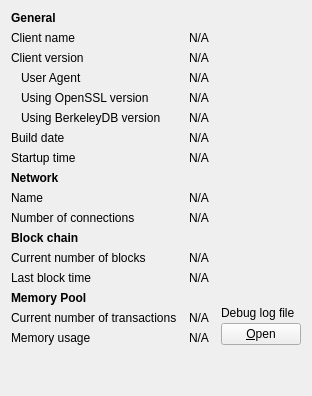
     <widget class="QWidget" name="tab_info">
      <attribute name="title">
       <string>&amp;Information</string>
      </attribute>
      <layout class="QGridLayout" name="gridLayout" columnstretch="0,1,0">
       <property name="horizontalSpacing">
        <number>12</number>
       </property>
       <item row="0" column="0">
        <widget class="QLabel" name="label_9">
         <property name="font">
          <font>
           <weight>75</weight>
           <bold>true</bold>
          </font>
         </property>
         <property name="text">
          <string>General</string>
         </property>
        </widget>
       </item>
       <item row="1" column="0">
        <widget class="QLabel" name="label_5">
         <property name="text">
          <string>Client name</string>
         </property>
        </widget>
       </item>
       <item row="1" column="1" colspan="2">
        <widget class="QLabel" name="clientName">
         <property name="cursor">
          <cursorShape>IBeamCursor</cursorShape>
         </property>
         <property name="text">
          <string>N/A</string>
         </property>
         <property name="textFormat">
          <enum>Qt::PlainText</enum>
         </property>
         <property name="textInteractionFlags">
          <set>Qt::LinksAccessibleByMouse|Qt::TextSelectableByKeyboard|Qt::TextSelectableByMouse</set>
         </property>
        </widget>
       </item>
       <item row="2" column="0">
        <widget class="QLabel" name="label_6">
         <property name="text">
          <string>Client version</string>
         </property>
        </widget>
       </item>
       <item row="2" column="1" colspan="2">
        <widget class="QLabel" name="clientVersion">
         <property name="cursor">
          <cursorShape>IBeamCursor</cursorShape>
         </property>
         <property name="text">
          <string>N/A</string>
         </property>
         <property name="textFormat">
          <enum>Qt::PlainText</enum>
         </property>
         <property name="textInteractionFlags">
          <set>Qt::LinksAccessibleByMouse|Qt::TextSelectableByKeyboard|Qt::TextSelectableByMouse</set>
         </property>
        </widget>
       </item>
       <item row="3" column="0">
        <widget class="QLabel" name="labelClientUserAgent">
         <property name="text">
          <string>User Agent</string>
         </property>
         <property name="indent">
          <number>10</number>
         </property>
        </widget>
       </item>
       <item row="3" column="1" colspan="2">
        <widget class="QLabel" name="clientUserAgent">
         <property name="cursor">
          <cursorShape>IBeamCursor</cursorShape>
         </property>
         <property name="text">
          <string>N/A</string>
         </property>
         <property name="textFormat">
          <enum>Qt::PlainText</enum>
         </property>
         <property name="textInteractionFlags">
          <set>Qt::LinksAccessibleByMouse|Qt::TextSelectableByKeyboard|Qt::TextSelectableByMouse</set>
         </property>
        </widget>
       </item>
       <item row="4" column="0">
        <widget class="QLabel" name="label_14">
         <property name="text">
          <string>Using OpenSSL version</string>
         </property>
         <property name="indent">
          <number>10</number>
         </property>
        </widget>
       </item>
       <item row="4" column="1" colspan="2">
        <widget class="QLabel" name="openSSLVersion">
         <property name="cursor">
          <cursorShape>IBeamCursor</cursorShape>
         </property>
         <property name="text">
          <string>N/A</string>
         </property>
         <property name="textFormat">
          <enum>Qt::PlainText</enum>
         </property>
         <property name="textInteractionFlags">
          <set>Qt::LinksAccessibleByMouse|Qt::TextSelectableByKeyboard|Qt::TextSelectableByMouse</set>
         </property>
        </widget>
       </item>
       <item row="5" column="0">
        <widget class="QLabel" name="label_berkeleyDBVersion">
         <property name="text">
          <string>Using BerkeleyDB version</string>
         </property>
         <property name="indent">
          <number>10</number>
         </property>
        </widget>
       </item>
       <item row="5" column="1" colspan="2">
        <widget class="QLabel" name="berkeleyDBVersion">
         <property name="cursor">
          <cursorShape>IBeamCursor</cursorShape>
         </property>
         <property name="text">
          <string>N/A</string>
         </property>
         <property name="textFormat">
          <enum>Qt::PlainText</enum>
         </property>
         <property name="textInteractionFlags">
          <set>Qt::LinksAccessibleByMouse|Qt::TextSelectableByKeyboard|Qt::TextSelectableByMouse</set>
         </property>
        </widget>
       </item>
       <item row="6" column="0">
        <widget class="QLabel" name="label_12">
         <property name="text">
          <string>Build date</string>
         </property>
        </widget>
       </item>
       <item row="6" column="1" colspan="2">
        <widget class="QLabel" name="buildDate">
         <property name="cursor">
          <cursorShape>IBeamCursor</cursorShape>
         </property>
         <property name="text">
          <string>N/A</string>
         </property>
         <property name="textFormat">
          <enum>Qt::PlainText</enum>
         </property>
         <property name="textInteractionFlags">
          <set>Qt::LinksAccessibleByMouse|Qt::TextSelectableByKeyboard|Qt::TextSelectableByMouse</set>
         </property>
        </widget>
       </item>
       <item row="7" column="0">
        <widget class="QLabel" name="label_13">
         <property name="text">
          <string>Startup time</string>
         </property>
        </widget>
       </item>
       <item row="7" column="1" colspan="2">
        <widget class="QLabel" name="startupTime">
         <property name="cursor">
          <cursorShape>IBeamCursor</cursorShape>
         </property>
         <property name="text">
          <string>N/A</string>
         </property>
         <property name="textFormat">
          <enum>Qt::PlainText</enum>
         </property>
         <property name="textInteractionFlags">
          <set>Qt::LinksAccessibleByMouse|Qt::TextSelectableByKeyboard|Qt::TextSelectableByMouse</set>
         </property>
        </widget>
       </item>
       <item row="9" column="0">
        <widget class="QLabel" name="label_8">
         <property name="text">
          <string>Name</string>
         </property>
        </widget>
       </item>
       <item row="9" column="1" colspan="2">
        <widget class="QLabel" name="networkName">
         <property name="cursor">
          <cursorShape>IBeamCursor</cursorShape>
         </property>
         <property name="text">
          <string>N/A</string>
         </property>
         <property name="textFormat">
          <enum>Qt::PlainText</enum>
         </property>
         <property name="textInteractionFlags">
          <set>Qt::LinksAccessibleByMouse|Qt::TextSelectableByKeyboard|Qt::TextSelectableByMouse</set>
         </property>
        </widget>
       </item>
       <item row="10" column="0">
        <widget class="QLabel" name="label_7">
         <property name="text">
          <string>Number of connections</string>
         </property>
        </widget>
       </item>
       <item row="10" column="1" colspan="2">
        <widget class="QLabel" name="numberOfConnections">
         <property name="cursor">
          <cursorShape>IBeamCursor</cursorShape>
         </property>
         <property name="text">
          <string>N/A</string>
         </property>
         <property name="textFormat">
          <enum>Qt::PlainText</enum>
         </property>
         <property name="textInteractionFlags">
          <set>Qt::LinksAccessibleByMouse|Qt::TextSelectableByKeyboard|Qt::TextSelectableByMouse</set>
         </property>
        </widget>
       </item>
       <item row="11" column="0">
        <widget class="QLabel" name="label_10">
         <property name="font">
          <font>
           <weight>75</weight>
           <bold>true</bold>
          </font>
         </property>
         <property name="text">
          <string>Block chain</string>
         </property>
        </widget>
       </item>
       <item row="12" column="0">
        <widget class="QLabel" name="label_3">
         <property name="text">
          <string>Current number of blocks</string>
         </property>
        </widget>
       </item>
       <item row="12" column="1" colspan="2">
        <widget class="QLabel" name="numberOfBlocks">
         <property name="cursor">
          <cursorShape>IBeamCursor</cursorShape>
         </property>
         <property name="text">
          <string>N/A</string>
         </property>
         <property name="textFormat">
          <enum>Qt::PlainText</enum>
         </property>
         <property name="textInteractionFlags">
          <set>Qt::LinksAccessibleByMouse|Qt::TextSelectableByKeyboard|Qt::TextSelectableByMouse</set>
         </property>
        </widget>
       </item>
       <item row="13" column="0">
        <widget class="QLabel" name="labelLastBlockTime">
         <property name="text">
          <string>Last block time</string>
         </property>
        </widget>
       </item>
       <item row="13" column="1" colspan="2">
        <widget class="QLabel" name="lastBlockTime">
         <property name="cursor">
          <cursorShape>IBeamCursor</cursorShape>
         </property>
         <property name="text">
          <string>N/A</string>
         </property>
         <property name="textFormat">
          <enum>Qt::PlainText</enum>
         </property>
         <property name="textInteractionFlags">
          <set>Qt::LinksAccessibleByMouse|Qt::TextSelectableByKeyboard|Qt::TextSelectableByMouse</set>
         </property>
        </widget>
       </item>
       <item row="14" column="0">
        <widget class="QLabel" name="labelMempoolTitle">
         <property name="font">
          <font>
           <weight>75</weight>
           <bold>true</bold>
          </font>
         </property>
         <property name="text">
          <string>Memory Pool</string>
         </property>
        </widget>
       </item>
       <item row="15" column="0">
        <widget class="QLabel" name="labelNumberOfTransactions">
         <property name="text">
          <string>Current number of transactions</string>
         </property>
        </widget>
       </item>
       <item row="15" column="1">
        <widget class="QLabel" name="mempoolNumberTxs">
         <property name="cursor">
          <cursorShape>IBeamCursor</cursorShape>
         </property>
         <property name="text">
          <string>N/A</string>
         </property>
         <property name="textFormat">
          <enum>Qt::PlainText</enum>
         </property>
         <property name="textInteractionFlags">
          <set>Qt::LinksAccessibleByMouse|Qt::TextSelectableByKeyboard|Qt::TextSelectableByMouse</set>
         </property>
        </widget>
       </item>
       <item row="8" column="0">
        <widget class="QLabel" name="labelNetwork">
         <property name="font">
          <font>
           <weight>75</weight>
           <bold>true</bold>
          </font>
         </property>
         <property name="text">
          <string>Network</string>
         </property>
        </widget>
       </item>
       <item row="16" column="0">
        <widget class="QLabel" name="labelMemoryUsage">
         <property name="text">
          <string>Memory usage</string>
         </property>
        </widget>
       </item>
       <item row="16" column="1">
        <widget class="QLabel" name="mempoolSize">
         <property name="cursor">
          <cursorShape>IBeamCursor</cursorShape>
         </property>
         <property name="text">
          <string>N/A</string>
         </property>
         <property name="textFormat">
          <enum>Qt::PlainText</enum>
         </property>
         <property name="textInteractionFlags">
          <set>Qt::LinksAccessibleByMouse|Qt::TextSelectableByKeyboard|Qt::TextSelectableByMouse</set>
         </property>
        </widget>
       </item>
       <item row="14" column="2" rowspan="3">
        <layout class="QVBoxLayout" name="verticalLayoutDebugButton">
         <property name="spacing">
          <number>3</number>
         </property>
         <item>
          <spacer name="verticalSpacer_2">
           <property name="orientation">
            <enum>Qt::Vertical</enum>
           </property>
           <property name="sizeHint" stdset="0">
            <size>
             <width>10</width>
             <height>5</height>
            </size>
           </property>
          </spacer>
         </item>
         <item>
          <widget class="QLabel" name="labelDebugLogfile">
           <property name="text">
            <string>Debug log file</string>
           </property>
          </widget>
         </item>
         <item>
          <widget class="QPushButton" name="openDebugLogfileButton">
           <property name="toolTip">
            <string>Open the Clicoin Core debug log file from the current data directory. This can take a few seconds for large log files.</string>
           </property>
           <property name="text">
            <string>&amp;Open</string>
           </property>
           <property name="autoDefault">
            <bool>false</bool>
           </property>
          </widget>
         </item>
        </layout>
       </item>
       <item row="18" column="0">
        <spacer name="verticalSpacer">
         <property name="orientation">
          <enum>Qt::Vertical</enum>
         </property>
         <property name="sizeHint" stdset="0">
          <size>
           <width>20</width>
           <height>40</height>
          </size>
         </property>
        </spacer>
       </item>
      </layout>
     </widget>
